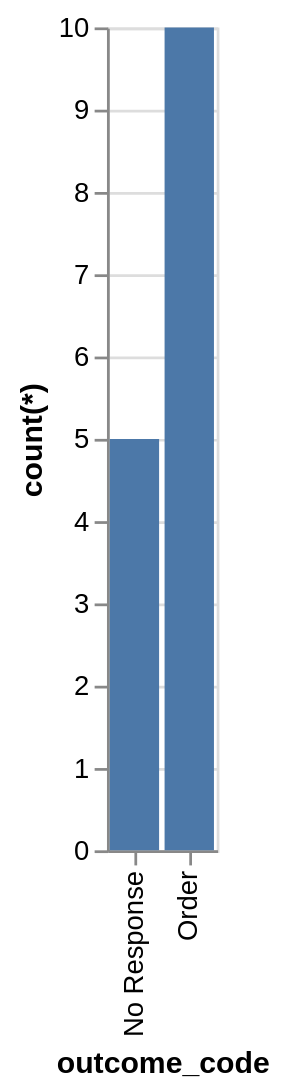

Here is the Vega-Lite specification saved for this chart:
### Vega-Lite specification from a JSON file in a GitHub repository (floating-point values rounded to 4 significant figures)
{"data": {"values": [{"x_data": "No Response", "y_data": 5}, {"x_data": "Order", "y_data": 10}]}, "mark": "bar", "encoding": {"x": {"field": "x_data", "type": "nominal", "title": "outcome_code", "sort": {"op": "sum", "field": "y_data", "order": "ascending"}}, "y": {"field": "y_data", "type": "quantitative", "title": "count(*)"}}}
